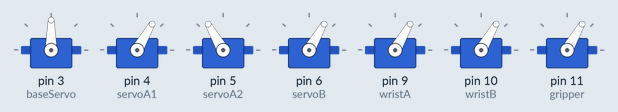
This sketch was run on a simulated Arduino Uno, built with avr-gcc and run on an emulated ATmega328P. Shown: 7 × servo.

Above: at 4.05 s.
At 6.35 s:
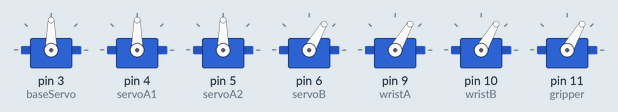
At 8.75 s:
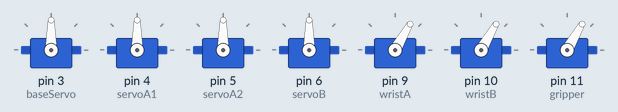
At 13.45 s:
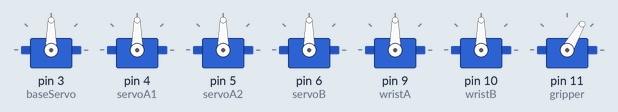
At 18.15 s:
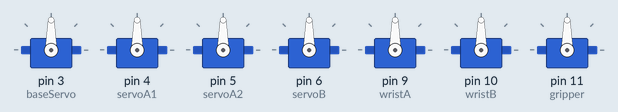
At 22.95 s:
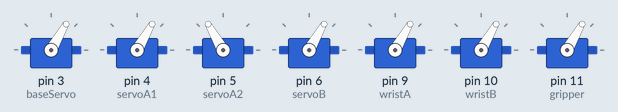
Timing chart, 0 to 28.7 s (numbered marks = the images above):
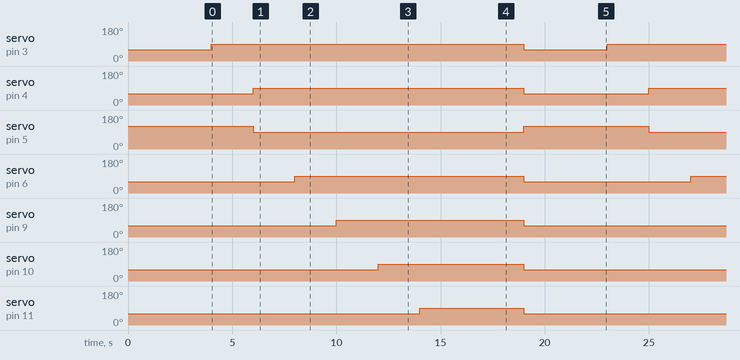

The sketch:

robot_arm_base.ino
```cpp
#include <Servo.h>

// Servos
Servo baseServo;   // pin 3
Servo servoA1;     // pin 4
Servo servoA2;     // pin 5
Servo servoB;      // pin 6
Servo wristA;      // pin 9
Servo wristB;      // pin 10
Servo gripper;     // pin 11

// ========= CONFIGURACIÓN =========
// Posición inicial "contraída" o de arranque.
// Ajústala si ves que 60 fuerza demasiado algún joint.
const int START_ANGLE = 60;

// Centro deseado
const int CENTER_ANGLE = 90;

// Delay entre movimientos
const int WAIT_MS = 2000;

// =================================

void attachAll() {
  baseServo.attach(3);
  servoA1.attach(4);
  servoA2.attach(5);
  servoB.attach(6);
  wristA.attach(9);
  wristB.attach(10);
  gripper.attach(11);
}

void goToStartPosition() {
  baseServo.write(START_ANGLE);

  // A1 y A2 acoplados
  servoA1.write(START_ANGLE);
  servoA2.write(180 - START_ANGLE);

  servoB.write(START_ANGLE);
  wristA.write(START_ANGLE);
  wristB.write(START_ANGLE);
  gripper.write(START_ANGLE);
}

void setup() {
  attachAll();

  // Llevar todo a posición inicial
  goToStartPosition();
  delay(4000);
}

void loop() {
  // 1) Base a 90
  baseServo.write(CENTER_ANGLE);
  delay(WAIT_MS);

  // 2) A1 y A2 a 90 acoplados
  servoA1.write(CENTER_ANGLE);
  servoA2.write(180 - CENTER_ANGLE);
  delay(WAIT_MS);

  // 3) B a 90
  servoB.write(CENTER_ANGLE);
  delay(WAIT_MS);

  // 4) Wrist A a 90
  wristA.write(CENTER_ANGLE);
  delay(WAIT_MS);

  // 5) Wrist B a 90
  wristB.write(CENTER_ANGLE);
  delay(WAIT_MS);

  // 6) Gripper a 90
  gripper.write(CENTER_ANGLE);
  delay(WAIT_MS);

  // Espera extra al final
  delay(3000);

  // Repetir ciclo: volver a posición inicial
  goToStartPosition();
  delay(4000);
}
```

Measured:
- by itself, servo on pin 3 (baseServo): alternates 90° for 15.0 s and 60° for 4.0 s
- by itself, servo on pin 4 (servoA1): alternates 90° for 13.0 s and 60° for 6.0 s
- by itself, servo on pin 5 (servoA2): alternates 120° for 6.0 s and 90° for 13.0 s
- by itself, servo on pin 6 (servoB): alternates 90° for 11.0 s and 60° for 8.0 s
- by itself, servo on pin 9 (wristA): alternates 90° for 9.0 s and 60° for 10.0 s
- by itself, servo on pin 10 (wristB): alternates 90° for 7.0 s and 60° for 12.0 s
- by itself, servo on pin 11 (gripper): alternates 90° for 5.0 s and 60° for 14.0 s
